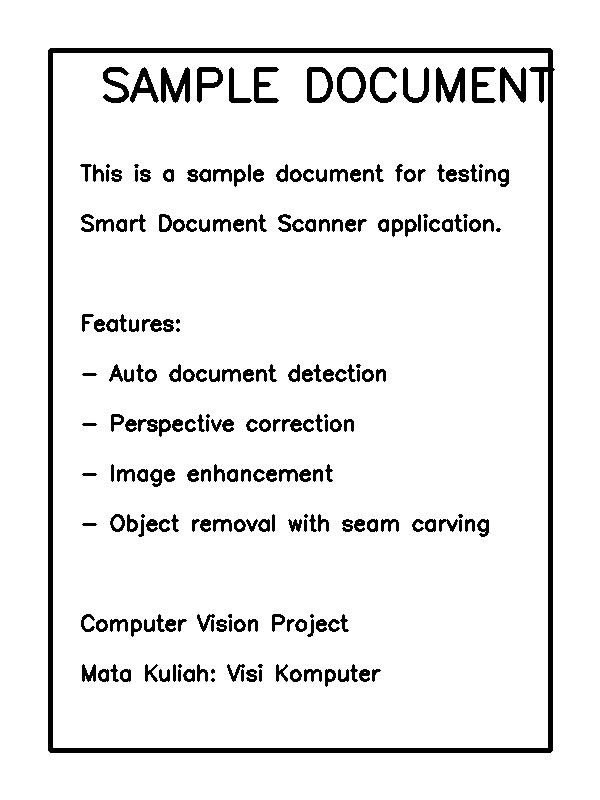
#> input picture sample_images/document1.jpg, 600 x 800 px
$ python -i image_enhancer.py   (imports and definitions only)
#> lines starting #> are read from the running program, lines starting #| are printed output that depends on the picture; after the words box and inside, x2 and y2 are one past the last pixel; in counts of white or black regions, pixels touching at a corner belong together
#> further down, picture is the input picture: shape (800, 600, 3); min 0, max 255, mean 236.1
### modules/utils.py
"""
Utility functions untuk Smart Document Scanner
"""

import cv2
import numpy as np
from typing import Tuple, List, Optional
import matplotlib.pyplot as plt


# [171 lines left out: functions load_image, save_image, resize_image, order_points, display_images, draw_contour and 2 more, not called in this run]


def convert_to_grayscale(image: np.ndarray) -> np.ndarray:
    """
    Convert image ke grayscale

    Args:
        image: Input image (BGR or already grayscale)

    Returns:
        numpy.ndarray: Grayscale image
    """
    if len(image.shape) == 2:
        return image
    return cv2.cvtColor(image, cv2.COLOR_BGR2GRAY)


# [33 lines left out: functions add_padding, calculate_distance, not called in this run]

### modules/image_enhancer.py
"""
Image Enhancer - Filtering Module
Berbagai filter untuk meningkatkan kualitas dokumen
"""

import cv2
import numpy as np
from typing import Tuple, Optional
from .utils import convert_to_grayscale


class ImageEnhancer:
    """
    Class untuk enhancement dan filtering image dokumen

    Termasuk:
    - Adaptive Thresholding
    - Denoising filters
    - Sharpening
    - Bilateral filter
    - Contrast enhancement
    """

    def __init__(self):
        """Initialize ImageEnhancer"""
        pass

    def grayscale(self, image: np.ndarray) -> np.ndarray:
        """
        Convert ke grayscale

        Args:
            image: Input image

        Returns:
            numpy.ndarray: Grayscale image
        """
        return convert_to_grayscale(image)

    def adaptive_threshold(self, image: np.ndarray,
                          block_size: int = 11,
                          c: int = 2,
                          method: str = 'gaussian') -> np.ndarray:
        """
        Adaptive thresholding untuk dokumen dengan pencahayaan tidak merata

        Algoritma:
        - Threshold value dihitung untuk setiap pixel berdasarkan neighborhood
        - Bagus untuk dokumen dengan shadow atau pencahayaan tidak rata

        Args:
            image: Input image (akan di-convert ke grayscale)
            block_size: Size of neighborhood area (harus ganjil)
            c: Constant yang dikurangi dari weighted mean
            method: 'gaussian' atau 'mean'

        Returns:
            numpy.ndarray: Binary image
        """
        # Convert ke grayscale jika perlu
        gray = convert_to_grayscale(image)

        # Ensure block_size is odd
        if block_size % 2 == 0:
            block_size += 1

        if method == 'gaussian':
            adaptive_method = cv2.ADAPTIVE_THRESH_GAUSSIAN_C
        else:
            adaptive_method = cv2.ADAPTIVE_THRESH_MEAN_C

        binary = cv2.adaptiveThreshold(
            gray, 255, adaptive_method,
            cv2.THRESH_BINARY, block_size, c
        )

        return binary

    def denoise_bilateral(self, image: np.ndarray,
                         d: int = 9,
                         sigma_color: int = 75,
                         sigma_space: int = 75) -> np.ndarray:
        """
        Bilateral filter - smoothing sambil mempertahankan edges

        Keuntungan:
        - Mengurangi noise
        - Mempertahankan edges yang sharp
        - Tidak membuat teks blur

        Args:
            image: Input image
            d: Diameter of pixel neighborhood
            sigma_color: Filter sigma in color space
            sigma_space: Filter sigma in coordinate space

        Returns:
            numpy.ndarray: Denoised image
        """
#> called with d = 9, sigma_color = 75, sigma_space = 75
        return cv2.bilateralFilter(image, d, sigma_color, sigma_space)

    # [51 lines left out: functions denoise_nlmeans, sharpen, not called in this run]

    def enhance_contrast(self, image: np.ndarray,
                        clip_limit: float = 2.0,
                        tile_grid_size: Tuple[int, int] = (8, 8)) -> np.ndarray:
        """
        CLAHE - Contrast Limited Adaptive Histogram Equalization

        Meningkatkan contrast dengan histogram equalization yang adaptive

        Args:
            image: Input image
            clip_limit: Threshold for contrast limiting
            tile_grid_size: Size of grid for histogram equalization

        Returns:
            numpy.ndarray: Contrast enhanced image
        """
#> called with clip_limit = 2, tile_grid_size = (8, 8)
        gray = convert_to_grayscale(image)

        clahe = cv2.createCLAHE(clipLimit=clip_limit, tileGridSize=tile_grid_size)
        enhanced = clahe.apply(gray)
#> in adaptive_threshold, `binary = cv2.adaptiveThreshold( gray, 255, adaptive_method, cv2.THRESH..`: binary: shape (800, 600); 92.6% white; 392 black regions (178 under 20 px), largest, box (x1, y1, x2, y2) and area: (48, 48, 555, 753) 12230, (161, 67, 190, 103) 592, (436, 67, 465, 103) 589

        return enhanced

    # [23 lines left out: function auto_color_correction, not called in this run]

    def morphological_operations(self, image: np.ndarray,
                                operation: str = 'open',
                                kernel_size: int = 3) -> np.ndarray:
        """
        Morphological operations untuk cleanup noise

        Args:
            image: Binary image
            operation: 'open', 'close', 'gradient', 'tophat', 'blackhat'
            kernel_size: Size of structuring element

        Returns:
            numpy.ndarray: Processed image
        """
#> called with operation = 'open', kernel_size = 2
        kernel = cv2.getStructuringElement(cv2.MORPH_RECT,
                                          (kernel_size, kernel_size))

        operations = {
            'open': cv2.MORPH_OPEN,
            'close': cv2.MORPH_CLOSE,
            'gradient': cv2.MORPH_GRADIENT,
            'tophat': cv2.MORPH_TOPHAT,
            'blackhat': cv2.MORPH_BLACKHAT
        }

        op = operations.get(operation, cv2.MORPH_OPEN)
        result = cv2.morphologyEx(image, op, kernel)
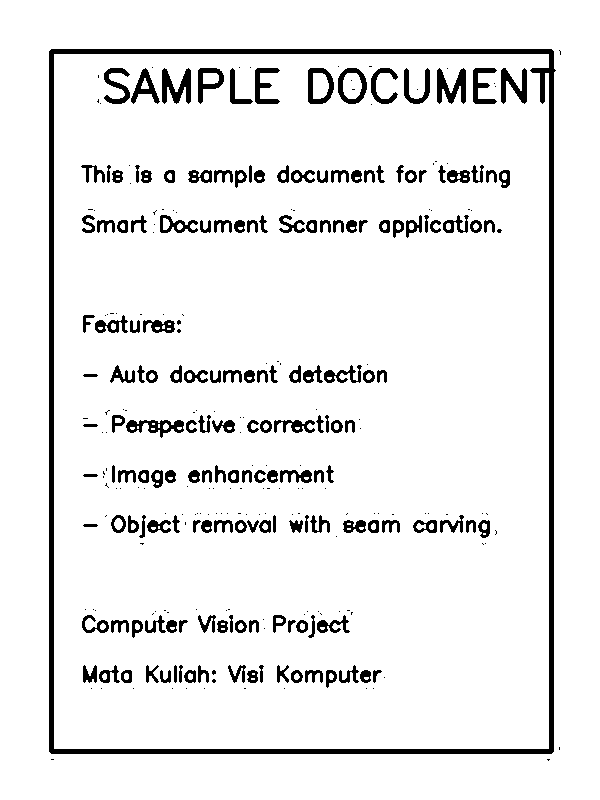
#> result: shape (800, 600); 92.5% white; 323 black regions (152 under 20 px), largest, box (x1, y1, x2, y2) and area: (49, 49, 556, 754) 12230, (162, 68, 191, 104) 598, (437, 68, 466, 104) 595

        return result

    def document_scan_effect(self, image: np.ndarray) -> np.ndarray:
        """
        Pipeline lengkap untuk membuat efek 'scanned document'

        Steps:
        1. Grayscale conversion
        2. Bilateral filter
        3. CLAHE
        4. Adaptive threshold
        5. Morphological opening

        Args:
            image: Input image

        Returns:
            numpy.ndarray: Document dengan scan effect
        """
        # 1. Grayscale
        gray = self.grayscale(image)

        # 2. Denoise dengan bilateral filter
        denoised = self.denoise_bilateral(gray, d=9, sigma_color=75, sigma_space=75)

        # 3. Enhance contrast
        enhanced = self.enhance_contrast(denoised, clip_limit=2.0)

        # 4. Adaptive threshold
        binary = self.adaptive_threshold(enhanced, block_size=11, c=2)

        # 5. Morphological opening untuk remove small noise
        cleaned = self.morphological_operations(binary, operation='open', kernel_size=2)

        return cleaned

    # [20 lines left out: function enhance_colors, not called in this run]

>>> import cv2
>>> picture = cv2.imread('../sample_images/document1.jpg')
>>> result = ImageEnhancer().document_scan_effect(picture)

$ run again, on sample_images/document_distorted.jpg
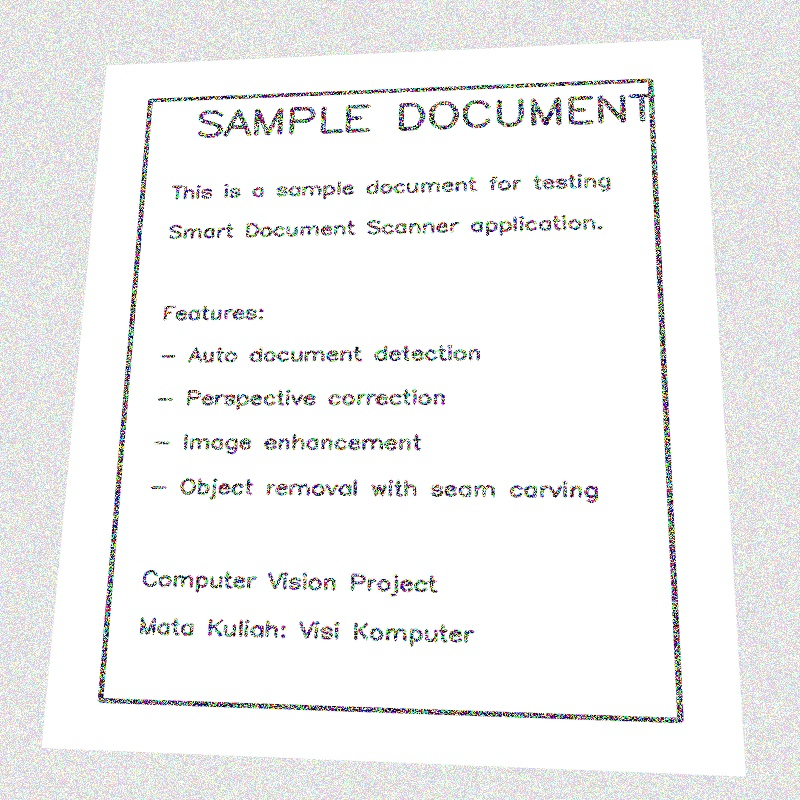
#> input picture sample_images/document_distorted.jpg, 800 x 800 px
#> picture is the input picture: shape (800, 800, 3); mean B, G, R 240.3, 240.5, 240.3
#> in adaptive_threshold, `binary = cv2.adaptiveThreshold( gray, 255, adaptive_method, cv2.THRESH..`:
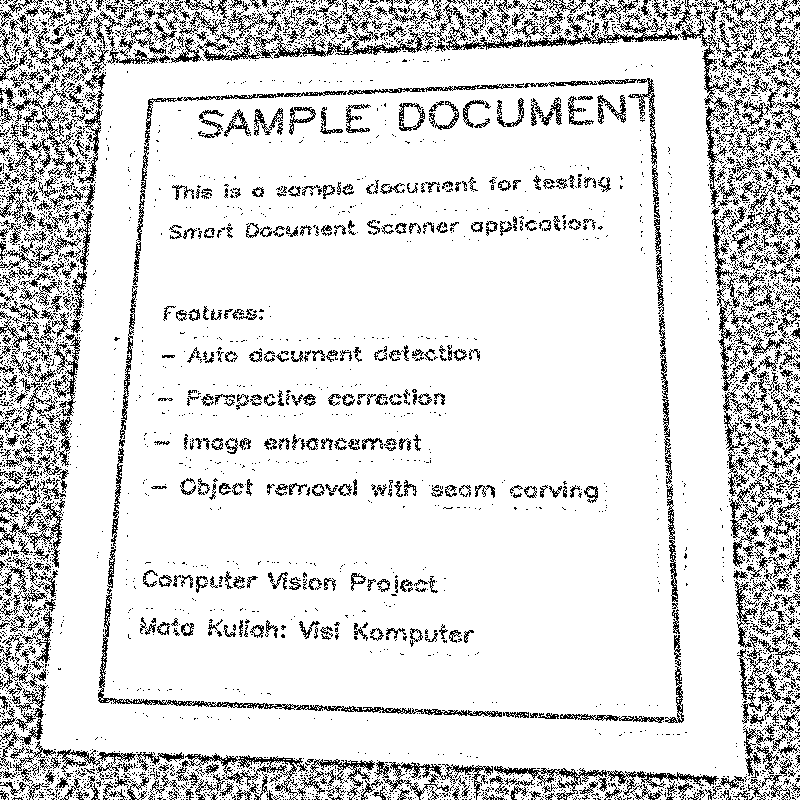
#> binary: shape (800, 800); 85.9% white; black in thin lines or dots
#> in morphological_operations, `result = cv2.morphologyEx(image, op, kernel)`:
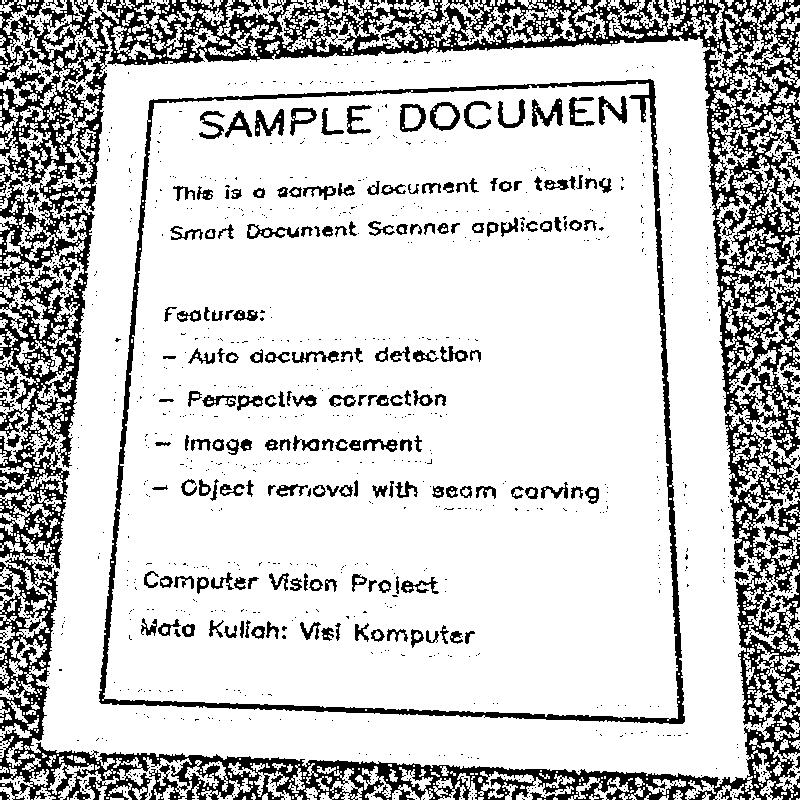
#> result: shape (800, 800); 80.1% white; 1630 black regions (1424 under 20 px), largest, box (x1, y1, x2, y2) and area: (0, 0, 800, 800) 92555, (99, 79, 685, 724) 11080, (532, 98, 563, 127) 438
